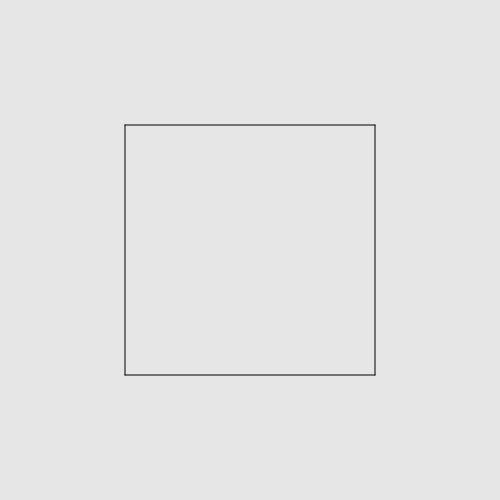
Frame 1 (no input)
Frame 60 (no input): identical to frame 1, image omitted
Frame 120 (the mouse pressed at the canvas centre since frame 60): identical to frame 1, image omitted

The p5.js sketch that drew this single still picture (run headless with seeded random() and noise() and a simulated clock; from frame 60 on, the mouse is pressed at the canvas centre):

// p5.js sketch
// ── sketch.js
let lines = [];

function setup() {
    createCanvas(500, 500);
    // let start = createVector(0, height / 2);
    // let end = createVector(width, height / 2);
    // lines.push(new KochLine(start, end));

    let start = createVector(width / 4, height / 4);
    let end = createVector(width * 3 / 4, height / 4);
    lines.push(new KochLine(start, end));

    start = createVector(width / 4, height / 4);
    end = createVector(width / 4, height * 3 / 4);
    lines.push(new KochLine(start, end));

    start = createVector(width * 3 / 4, height / 4);
    end = createVector(width * 3 / 4, height * 3 / 4);
    lines.push(new KochLine(start, end));

    start = createVector(width / 4, height * 3 / 4);
    end = createVector(width * 3 / 4, height * 3 / 4);
    lines.push(new KochLine(start, end));
}

function draw() {
    background(230);
    for (let l of lines) {
        line(l.start.x, l.start.y, l.end.x, l.end.y);
    }
}

function keyPressed() {
    if (key == ' ') {
        generate();
    }
}

function generate() {
    let next = [];

    for (let l of lines) {
        // console.log(l);
        // continue;
        let a = l.kochA();
        let b = l.kochB();
        let c = l.kochC();
        let d = l.kochD();
        let e = l.kochE();
        let f = l.kochF();
        let g = l.kochG();
        let h = l.kochH();

        next.push(new KochLine(a, b), new KochLine(b, c), new KochLine(c, d), new KochLine(d, e), new KochLine(e, f), new KochLine(f, g), new KochLine(g, h));
    }

    lines = next;
}
// ── KochLine.js
class KochLine {
    constructor(start, end) {
        this.start = start;
        this.end = end;
    }

    kochA() {
        return this.start;
    }
    kochB() {
        let b = p5.Vector.sub(this.end, this.start);
        b.div(4);
        b.add(this.start);

        return b;
    }
    kochC() {
        let c = this.kochB();
        let v = c.copy();
        v.sub(this.start);
        v.rotate(-radians(90));
        c.add(v);
        return c;
    }
    kochD() {
        let d = this.kochC();
        let v = p5.Vector.sub(this.end, this.start);
        v.div(4);
        d.add(v);
        return d;
    }
    kochE() {
        let e = this.kochD();
        let v = p5.Vector.sub(this.end, this.start);
        v.mult(2 / 4.0);
        v.rotate(radians(90));
        e.add(v);
        return e;
    }
    kochF() {
        let f = this.kochE();
        let v = p5.Vector.sub(this.end, this.start);
        v.div(4);
        f.add(v);
        return f;
    }
    kochG() {
        let g = p5.Vector.sub(this.end, this.start);
        g.mult(3 / 4.0);
        g.add(this.start);
        return g;
    }
    kochH() {
        return this.end;
    }
}
